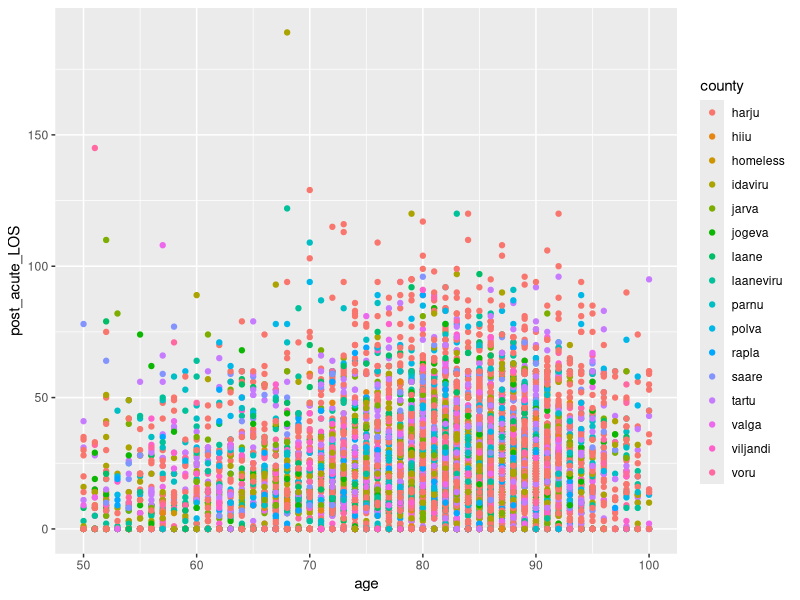
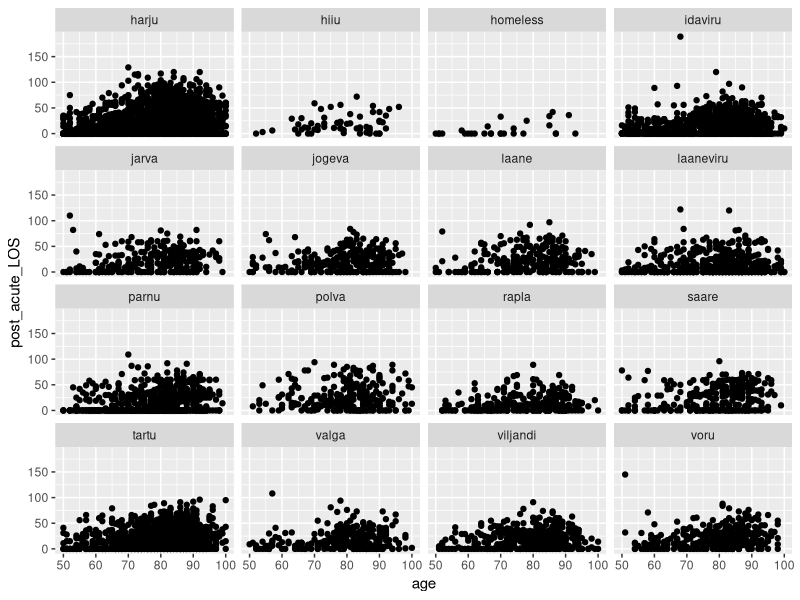
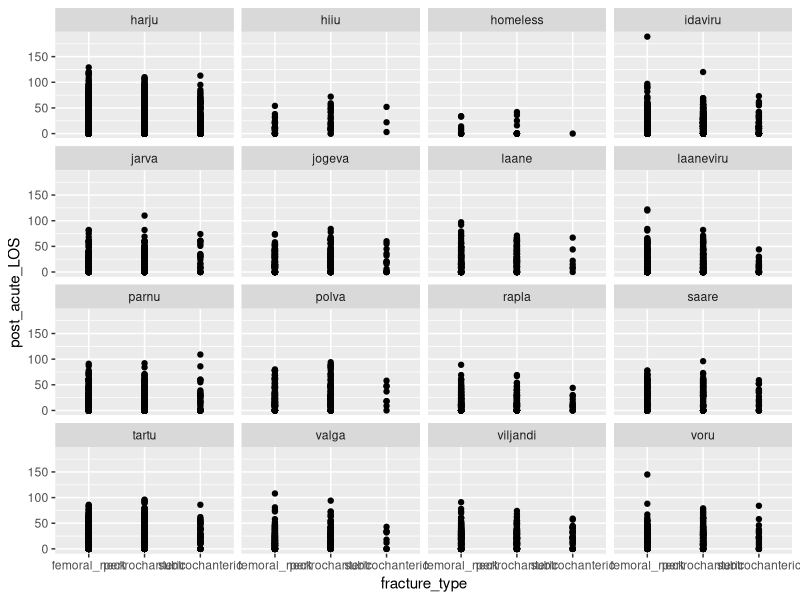

Write R code to recreate these figures, in order.

#' Loading libraries.
#+ libs
library(tidyverse)
library(here)

#' Importing data.
#+ import
hf_summary <- read_csv(here("output/summary.csv"))
hf_summary

#'
#' Plot age ~ post-acute_LOS scatterplot
#+ fig.cap=""
ggplot(data = hf_summary) +
  geom_point(aes(x = age, y = post_acute_LOS, color = county))



ggplot(data = hf_summary) +
  geom_point(aes(x = age, y = post_acute_LOS)) +
  facet_wrap(~county)

ggplot(data = hf_summary) +
  geom_point(aes(x = fracture_type, y = post_acute_LOS)) +
  facet_wrap(~county)


